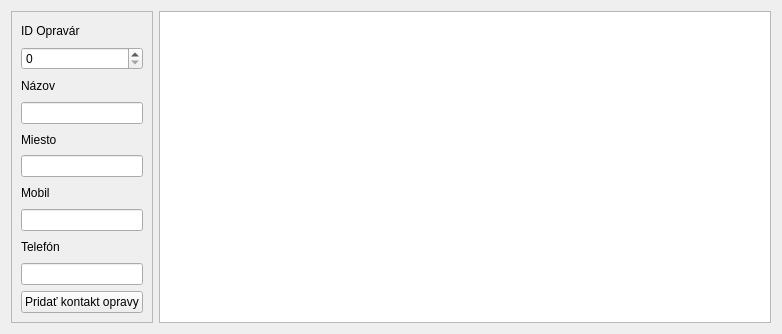
<?xml version="1.0" encoding="UTF-8"?>
<ui version="4.0">
 <class>kontakt_opravyW</class>
 <widget class="QWidget" name="kontakt_opravyW">
  <property name="geometry">
   <rect>
    <x>0</x>
    <y>0</y>
    <width>782</width>
    <height>334</height>
   </rect>
  </property>
  <property name="windowTitle">
   <string>Kontakty opravy</string>
  </property>
  <layout class="QFormLayout" name="formLayout">
   <item row="0" column="0">
    <widget class="QFrame" name="frame">
     <property name="frameShape">
      <enum>QFrame::StyledPanel</enum>
     </property>
     <property name="frameShadow">
      <enum>QFrame::Raised</enum>
     </property>
     <layout class="QVBoxLayout" name="verticalLayout">
      <item>
       <widget class="QLabel" name="label_7">
        <property name="text">
         <string>ID Opravár</string>
        </property>
       </widget>
      </item>
      <item>
       <widget class="QSpinBox" name="id_opravar"/>
      </item>
      <item>
       <widget class="QLabel" name="label_5">
        <property name="text">
         <string>Názov</string>
        </property>
       </widget>
      </item>
      <item>
       <widget class="QLineEdit" name="nazov_opravar">
        <property name="toolTip">
         <string>&lt;html&gt;&lt;head/&gt;&lt;body&gt;&lt;p&gt;&lt;br/&gt;&lt;/p&gt;&lt;p&gt;&lt;br/&gt;&lt;/p&gt;&lt;/body&gt;&lt;/html&gt;</string>
        </property>
        <property name="text">
         <string/>
        </property>
       </widget>
      </item>
      <item>
       <widget class="QLabel" name="label">
        <property name="text">
         <string>Miesto</string>
        </property>
       </widget>
      </item>
      <item>
       <widget class="QLineEdit" name="miesto_opravy"/>
      </item>
      <item>
       <widget class="QLabel" name="label_9">
        <property name="text">
         <string>Mobil</string>
        </property>
       </widget>
      </item>
      <item>
       <widget class="QLineEdit" name="mobil_opravy">
        <property name="text">
         <string/>
        </property>
       </widget>
      </item>
      <item>
       <widget class="QLabel" name="label_6">
        <property name="text">
         <string>Telefón</string>
        </property>
       </widget>
      </item>
      <item>
       <widget class="QLineEdit" name="telefon_opravy">
        <property name="text">
         <string/>
        </property>
       </widget>
      </item>
      <item>
       <widget class="QPushButton" name="pridat_opravyB">
        <property name="text">
         <string>Pridať kontakt opravy</string>
        </property>
       </widget>
      </item>
     </layout>
    </widget>
   </item>
   <item row="0" column="1">
    <widget class="QTableView" name="tabulka_jazdy"/>
   </item>
  </layout>
 </widget>
 <resources/>
 <connections/>
</ui>
